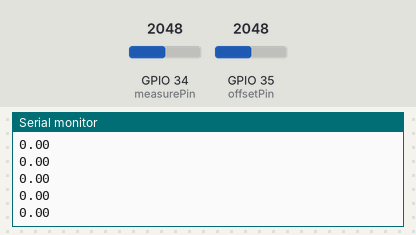
This sketch was run on a simulated ESP32. Shown: the last lines printed to the serial monitor. Inputs (shaded band) come from the test bench; at power-on: GPIO 34 (measurePin) = 2048, GPIO 35 (offsetPin) = 2048.

Above: at 1.2 s.
1.3 s: GPIO 34 (measurePin) set to 491
At 1.76 s:
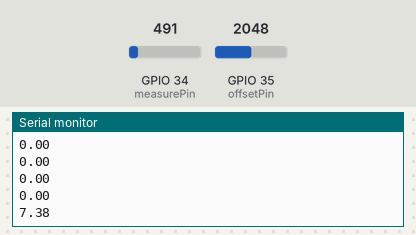
2.8 s: GPIO 35 (offsetPin) set to 2866
At 2.82 s:
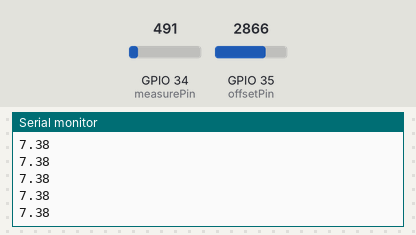
4.3 s: GPIO 34 (measurePin) set to 0
At 4.3 s:
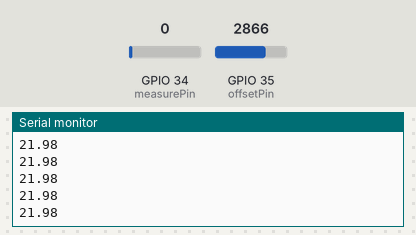
5.8 s: GPIO 35 (offsetPin) set to 3603
At 6.0 s:
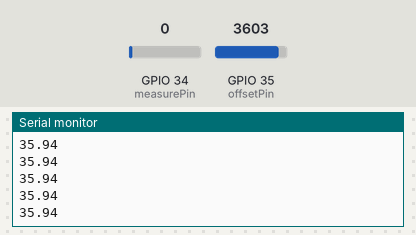
Timing chart, 0 to 8.3 s (numbered marks = the images above; inputs shaded):
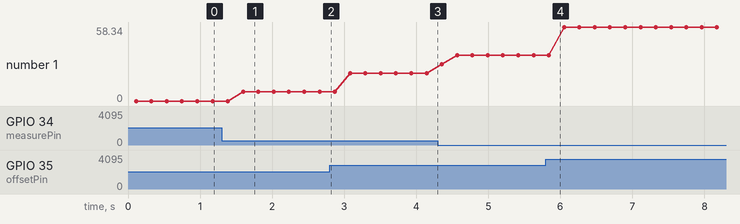

The sketch:

ESP32CurrentMeter.ino
```cpp
/*              Gustavo Guedes - gustavoguedesab@gmail.com
 *  The circuit in the schematic multiplies every 5v by 0.666, then it goes down to 3.3v
 * so the ESP32 can safely measure analog signals acording to it's ADC specs.
 */

byte offsetPin = 35;
byte measurePin = 34;
int scaleFactor = 185;

int getOffset (byte pin){
  int offsetRead = analogRead(pin);
  return offsetRead;
}

int getSensorReading (byte pin){
  int i = 0;
  int sensorReading = 0;
  for (i = 0; i<999; i++){
    sensorReading += analogRead(pin);
  }
  sensorReading = sensorReading/1000;
  return sensorReading;
}

float getCurrent () {
  int ACOffset = (getOffset(offsetPin))/2;
  int measure = getSensorReading(measurePin);
  //Serial.print(ACOffset);
  //Serial.print("|");
  //Serial.println(measure);

  /*  voltageShift is a value that starts from 0 (wich is when there is no current
   * running throgh the sensor) and goes on according to the variation on the sensor's
   * terminals.
   */

  float voltageShift = (measure - ACOffset)*(3.3/4096);
  //I'm not very sure why there is this negative offset, so we take it off.
  //Maybe due to electromagnetic interference of the "Wireless Networking lab".

  //We calculate current like this according to the IC's manual.
  float current = voltageShift*(1000/185) + 0.69;
  if (current > 0){
    current = 0;
  }

  /*
   *  We multiply the measured current by two because the IC divides the measured current by 2.
   *  We take the inverse because the connection is inverted in the schematic.
   */
  current = -2000*current;
  return current;
}

float calculatePower (){
  int sampleVoltage = getOffset(offsetPin)/2;
  float voltageIn = sampleVoltage*(5.05/2047);
  float currentIn = getCurrent();
  float instantPower = (voltageIn*currentIn)/1000;
  return instantPower;
}

void setup (){
  Serial.begin(38400);
}

void loop (){
  float instantPower = calculatePower();
  String serialComm = String (instantPower);
  Serial.println(serialComm);
  //It will send approximately 10 samples every second
  delay(100);
}
```

Measured:
- after the input at 1.3 s, the serial monitor: prints a new line after 0.30 s (image 1)
- plotted number 1: 0 → 7.38 after the input at 1.3 s, 7.38 → 21.98 after the input at 2.8 s, 21.98 → 35.94 after the input at 4.3 s, 35.94 → 58.34 after the input at 5.8 s
